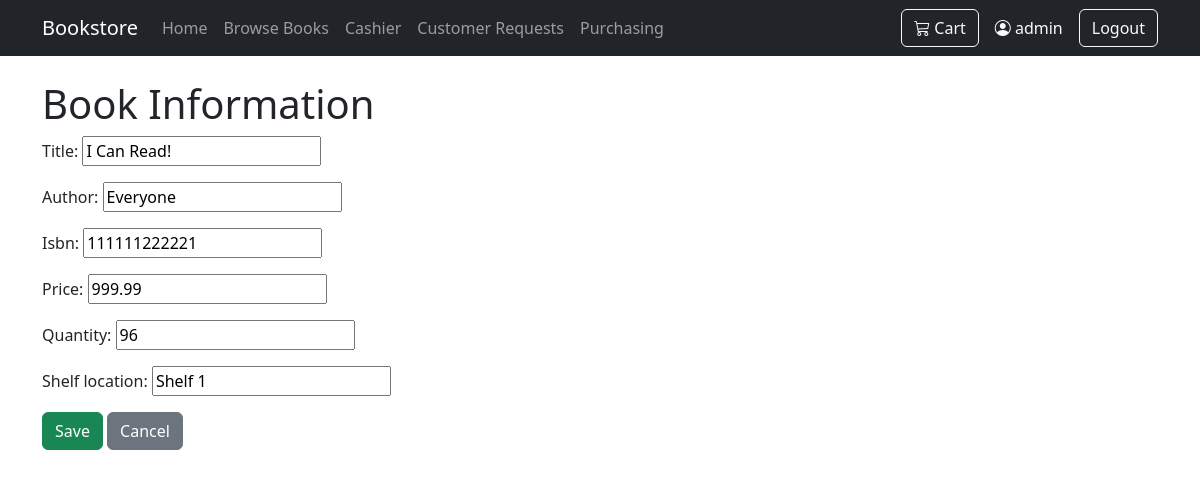
The app's page /inventory/manage/edit/1/ (signed in) with its own data.
### inventory/models.py (models this page shows, shortened)
class Book(models.Model):
    title = models.CharField(max_length=200)
    author = models.CharField(max_length=200, blank=True)
    isbn = models.CharField(max_length=20, blank=True)
    price = models.DecimalField(max_digits=10, decimal_places=2, null=True, blank=True)
    quantity = models.IntegerField(default=0)
    shelf_location = models.CharField(max_length=50, blank=True)

### inventory/views.py (the view)
# urls.py: path("manage/edit/<int:book_id>/", views.edit_book, name="edit_book"),
@login_required
def edit_book(request, book_id):
    book = get_object_or_404(Book, id=book_id)
    if request.method == "POST":
        form = BookForm(request.POST, instance=book)
        if form.is_valid():
            form.save()
            return redirect("books")
    else:
        form = BookForm(instance=book)
    return render(request, "inventory/book_form.html", {"form": form})

### inventory/forms.py
class BookForm(forms.ModelForm):
    class Meta:
        model = Book
        fields = ["title", "author", "isbn", "price", "quantity", "shelf_location"]

### cart/context_processors.py (called while the page is built)
def cart_count(request):
    cart = request.session.get("cart", {})
    count = sum(
        int(quantity)
        for quantity in cart.values()
    )
    return {
        "cart_count": count
    }

### inventory/templates/inventory/book_form.html (shortened to what this page needs)
{% extends "base.html" %}
{% block content %}
<h1>Book Information</h1>
<form method="post">
    {{ form.as_p }}
    <button type="submit" class="btn btn-success">
        Save
    </button>
    <a href="{% url 'books' %}" class="btn btn-secondary">
        Cancel
    </a>
</form>
{% endblock %}

### templates/base.html (shortened to what this page needs)
<!DOCTYPE html>
<html lang="en">
<head>
    <link
        href="https://cdn.jsdelivr.net/npm/bootstrap@5/dist/css/bootstrap.min.css"
        rel="stylesheet"
    >
    <link
        rel="stylesheet"
        href="https://cdn.jsdelivr.net/npm/bootstrap-icons@1.13.1/font/bootstrap-icons.min.css"
    >
</head>
<body>
<nav class="navbar navbar-expand-lg navbar-dark bg-dark">
    <div class="container">
        <a class="navbar-brand" href="{% url 'home' %}">
            Bookstore
        </a>
        <div class="collapse navbar-collapse" id="mainNavbar">
            <ul class="navbar-nav me-auto">
                <li class="nav-item">
                    <a class="nav-link" href="{% url 'home' %}">
                        Home
                    </a>
                </li>
                <li class="nav-item">
                    <a class="nav-link" href="{% url 'books' %}">
                        Browse Books
                    </a>
                </li>
                {% if user.is_authenticated %}
                    <li class="nav-item">
                        <a
                            class="nav-link"
                            href="{% url 'sales:cash_payment' %}"
                        >
                            Cashier
                        </a>
                    </li>
                    <li class="nav-item">
                        <a class="nav-link" href="{% url 'orders:customer_request_log' %}">
                            Customer Requests
                        </a>
                    </li>
                    <li class="nav-item">
                        <a class="nav-link" href="{% url 'orders:supplier_order_list' %}">
                            Purchasing
                        </a>
                    </li>
                {% endif %}
            </ul>
            <div class="d-flex align-items-center gap-3">
                <a
                    href="{% url 'cart:detail' %}"
                    class="btn btn-outline-light position-relative"
                >
                    <i class="bi bi-cart3"></i>
                    Cart
                </a>
                {% if user.is_authenticated %}
                    <span class="text-light">
                        <i class="bi bi-person-circle"></i>
                        {{ user.username }}
                    </span>
                    <form
                        method="post"
                        action="{% url 'logout' %}"
                        class="m-0"
                    >
                        <button
                            type="submit"
                            class="btn btn-outline-light"
                        >
                            Logout
                        </button>
                    </form>
                {% endif %}
            </div>
        </div>
    </div>
</nav>
<main class="container py-4">
    {% block content %}
    {% endblock %}
</main>
</body>
</html>

### records on screen
Book: title "I Can Read!", author "Everyone", isbn "111111222221", price "999.99", quantity "96", shelf_location "Shelf 1"

### other values on screen
{{ user.username }} "admin"
